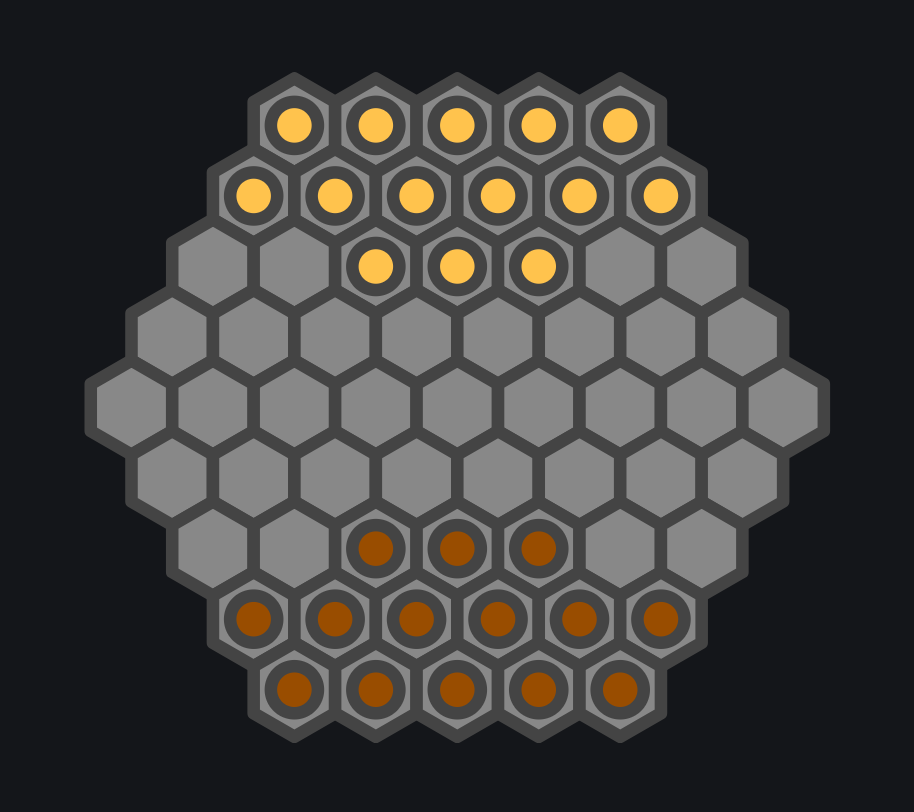
#> input picture Abalone.png, 914 x 812 px
$ python trim.py ../Abalone.png
#> lines starting #> are read from the running program, lines starting #| are printed output that depends on the picture
#!/usr/bin/python3
# This script trims an image by removing bands of auto-detected background color (light or dark) at the edge of the image
from PIL import Image
import sys

if len(sys.argv) != 2:
    print('I need an image file path as argument')

image_path = sys.argv[1]
print('Trimming %s' % image_path)

im = Image.open(image_path).convert("RGB")
#> im is the input picture: PIL image 914x812 RGB; mean R, G, B 64.2, 62.9, 61.4
pixels = im.load()
w, h = im.size
#> w = 914; h = 812

def is_dark_or_light(rgb, tolerance=26): # we currently have 0x14161a as a dark color, and 0x1a is 26
    r, g, b = rgb
#> r = 20; g = 22; b = 26
    dark = tolerance
#> dark = 26
    light = 255 - tolerance
#> light = 229
    if r <= dark and g <= dark and b <= dark:
        return True
    if r >= light and g >= light and b >= light:
        return True
    return False

def row_is_border(y):
    for x in range(w):
        if not is_dark_or_light(pixels[x, y]):
            return False
    return True

def col_is_border(x):
    for y in range(h):
        if not is_dark_or_light(pixels[x, y]):
            return False
    return True

top = 0
while top < h and row_is_border(top):
    top += 1

bottom = h - 1
while bottom >= 0 and row_is_border(bottom):
    bottom -= 1

left = 0
while left < w and col_is_border(left):
    left += 1

right = w - 1
while right >= 0 and col_is_border(right):
    right -= 1

cropped = im.crop((left, top, right + 1, bottom + 1))
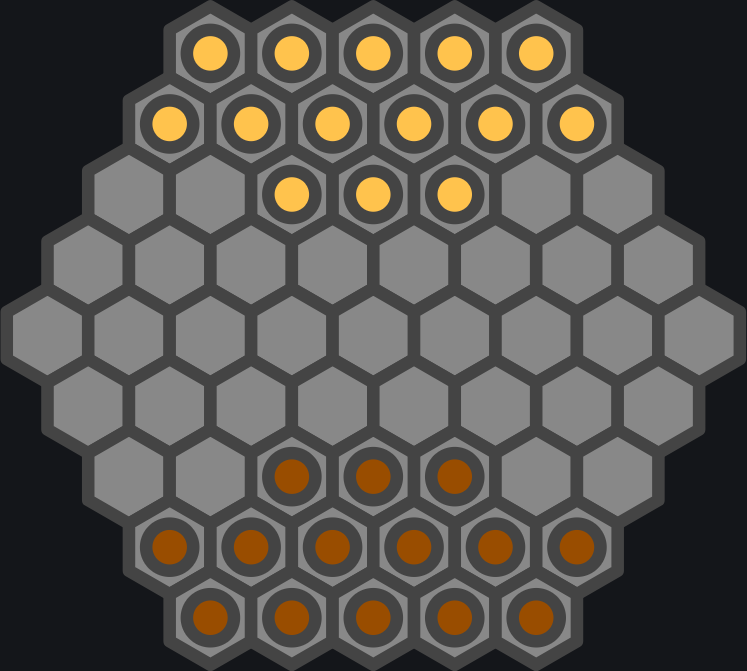
#> cropped: PIL image 747x671 RGB; mean R, G, B 85.5, 82.5, 78.5
cropped.save(image_path)
